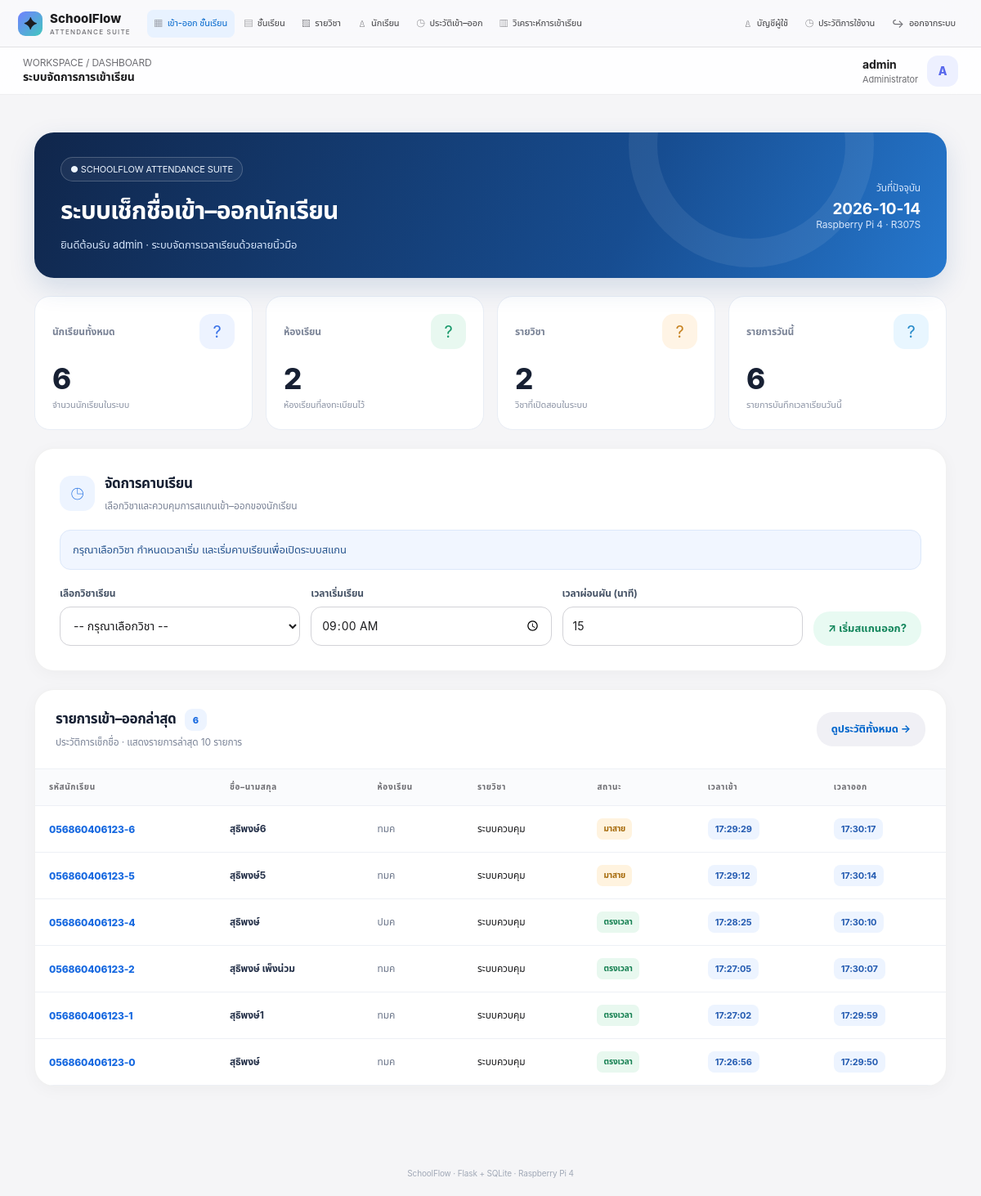
The page / (signed in) on the database its author committed.
### tables this page shows
CREATE TABLE attendance(
      id INTEGER PRIMARY KEY AUTOINCREMENT,
      student_id INTEGER NOT NULL REFERENCES students(id) ON DELETE CASCADE,
      class_id INTEGER REFERENCES classes(id) ON DELETE SET NULL,
      subject_id INTEGER REFERENCES subjects(id) ON DELETE SET NULL,
      attendance_date TEXT NOT NULL, check_in TEXT, check_out TEXT,
      method TEXT NOT NULL DEFAULT 'manual', attendance_status TEXT NOT NULL DEFAULT 'present',
      UNIQUE(student_id, attendance_date, subject_id)
    );

CREATE TABLE students(
      id INTEGER PRIMARY KEY AUTOINCREMENT, student_code TEXT UNIQUE NOT NULL,
      full_name TEXT NOT NULL, class_id INTEGER REFERENCES classes(id) ON DELETE SET NULL,
      fingerprint_id INTEGER UNIQUE, active INTEGER NOT NULL DEFAULT 1, note TEXT DEFAULT ''
    );

CREATE TABLE classes(
      id INTEGER PRIMARY KEY AUTOINCREMENT, name TEXT UNIQUE NOT NULL,
      room TEXT DEFAULT '', note TEXT DEFAULT ''
    );

CREATE TABLE subjects(
      id INTEGER PRIMARY KEY AUTOINCREMENT, name TEXT NOT NULL,
      code TEXT DEFAULT '', teacher TEXT DEFAULT '', UNIQUE(name,code)
    );

### app.py (the view, shortened to what this page needs)
@app.route("/", methods=["GET", "POST"])
@login_required
def dashboard():
    conn = get_db()
    ensure_scanner_settings(conn)
    reset_expired_class_session(conn)
    today = current_day()
    stats = {
        "students": conn.execute(
            "SELECT COUNT(*) FROM students WHERE active=1"
        ).fetchone()[0],
        "classes": conn.execute("SELECT COUNT(*) FROM classes").fetchone()[0],
        "subjects": conn.execute("SELECT COUNT(*) FROM subjects").fetchone()[0],
        "today": conn.execute(
            "SELECT COUNT(*) FROM attendance WHERE attendance_date=?", (today,)
        ).fetchone()[0],
    }
    recent = conn.execute("""SELECT a.*,s.student_code,s.full_name,
        c.name AS class_name, sub.name AS subject_name
        FROM attendance a JOIN students s ON s.id=a.student_id
        LEFT JOIN classes c ON c.id=COALESCE(a.class_id,s.class_id)
        LEFT JOIN subjects sub ON sub.id=a.subject_id
        WHERE a.attendance_date=? ORDER BY a.id DESC LIMIT 10""", (today,)).fetchall()
    settings = {
        row["setting_key"]: row["setting_value"]
        for row in conn.execute(
            "SELECT setting_key, setting_value FROM scanner_settings"
        ).fetchall()
    }
    current_subject = None
    if settings.get("active_subject_id"):
        current_subject = conn.execute(
            "SELECT id, name FROM subjects WHERE id=?",
            (int(settings["active_subject_id"]),),
        ).fetchone()
    return render_template(
        "dashboard.html",
        stats=stats,
        recent=recent,
        today=today,
        current_subject=current_subject,
        subject_options=conn.execute(
            "SELECT id, name FROM subjects ORDER BY name"
        ).fetchall(),
        session_settings=settings,
    )

### templates/dashboard.html (shortened to what this page needs)
{% extends "base.html" %}
{% block crumb %}DASHBOARD{% endblock %}
{% block content %}
<div class="dashboard">
  <section class="welcome-panel">
    <div>
      <div class="welcome-tag">● SCHOOLFLOW ATTENDANCE SUITE</div>
      <h1>ระบบเช็กชื่อเข้า–ออกนักเรียน</h1>
      <p>ยินดีต้อนรับ {{ session.get('username', 'ผู้ใช้งาน') }} · ระบบจัดการเวลาเรียนด้วยลายนิ้วมือ</p>
    </div>
    <div class="welcome-date">
      วันที่ปัจจุบัน
      <strong>{{ today }}</strong>
      <span>Raspberry Pi 4 · R307S</span>
    </div>
  </section>
  <section class="stats-grid">
    <div class="metric">
      <div class="metric-top">
        <span class="metric-label">นักเรียนทั้งหมด</span>
        <span class="metric-icon" style="background:#edf3ff;color:#3972e8">?</span>
      </div>
      <div class="metric-value">{{ stats.students }}</div>
      <div class="metric-note">จำนวนนักเรียนในระบบ</div>
    </div>
    <div class="metric">
      <div class="metric-top">
        <span class="metric-label">ห้องเรียน</span>
        <span class="metric-icon" style="background:#e8f8f0;color:#159768">?</span>
      </div>
      <div class="metric-value">{{ stats.classes }}</div>
      <div class="metric-note">ห้องเรียนที่ลงทะเบียนไว้</div>
    </div>
    <div class="metric">
      <div class="metric-top">
        <span class="metric-label">รายวิชา</span>
        <span class="metric-icon" style="background:#fff4e5;color:#c78220">?</span>
      </div>
      <div class="metric-value">{{ stats.subjects }}</div>
      <div class="metric-note">วิชาที่เปิดสอนในระบบ</div>
    </div>
    <div class="metric">
      <div class="metric-top">
        <span class="metric-label">รายการวันนี้</span>
        <span class="metric-icon" style="background:#e8f6ff;color:#2589c9">?</span>
      </div>
      <div class="metric-value">{{ stats.today }}</div>
      <div class="metric-note">รายการบันทึกเวลาเรียนวันนี้</div>
    </div>
  </section>
  <section class="card session-card">
    <div class="session-heading">
      <div class="session-heading-left">
        <div class="section-icon">◷</div>
        <div>
          <h2 class="section-title">จัดการคาบเรียน</h2>
          <div class="section-subtitle">เลือกวิชาและควบคุมการสแกนเข้า–ออกของนักเรียน</div>
        </div>
      </div>
    </div>
    {% if current_subject %}
      <div id="class-scan-status" class="scan-status">
        กำลังตรวจสอบสถานะเครื่องสแกนลายนิ้วมือ...
      </div>
      <div class="session-details">
        <div class="detail-chip">วิชา: <strong>{{ current_subject.name }}</strong></div>
        <div class="detail-chip">เวลาเริ่ม: <strong>{{ session_settings.get('class_start_time', '-') }}</strong></div>
        <div class="detail-chip">เวลาผ่อนผัน: <strong>{{ session_settings.get('late_grace_minutes', '-') }} นาที</strong></div>
        <div class="detail-chip">ช่วงสแกน:
          <strong>{% if session_settings.get('scan_phase') == 'out' %}ออก{% else %}เข้า{% endif %}</strong>
        </div>
      </div>
      <div class="session-actions">
        {% if session_settings.get('scan_phase') != 'out' %}
          <form method="post">
            <button class="secondary" name="session_action" value="checkout">↗ เริ่มสแกนออก</button>
          </form>
        {% endif %}
        <form method="post" onsubmit="return confirm('ต้องการจบคาบเรียนนี้หรือไม่?')">
          <button class="danger" name="session_action" value="end">■ จบคาบเรียน</button>
        </form>
      </div>
    {% else %}
      <div class="scan-status" style="margin-bottom:20px">
        กรุณาเลือกวิชา กำหนดเวลาเริ่ม และเริ่มคาบเรียนเพื่อเปิดระบบสแกน
      </div>
      <form method="post" class="session-form">
        <div class="field">
          <label for="subject_id">เลือกวิชาเรียน</label>
          <select id="subject_id" name="subject_id" required>
            <option value="">-- กรุณาเลือกวิชา --</option>
          </select>
        </div>
        <div class="field">
          <label for="start_time">เวลาเริ่มเรียน</label>
          <input id="start_time" type="time" name="start_time" value="09:00" required>
        </div>
        <div class="field">
          <label for="grace_minutes">เวลาผ่อนผัน (นาที)</label>
          <input id="grace_minutes" type="number" name="grace_minutes" value="15" min="0" max="180" required>
        </div>
        <button class="success" {% if not subject_options %}disabled{% endif %}>↗ เริ่มสแกนออก?</button>
      </form>
    {% endif %}
  </section>
  <section class="card recent-card">
    <div class="recent-header">
      <div>
        <h2 class="section-title">รายการเข้า–ออกล่าสุด
          <span class="record-count">{{ recent|length }}</span>
        </h2>
        <div class="section-subtitle">ประวัติการเช็กชื่อ · แสดงรายการล่าสุด 10 รายการ</div>
      </div>
      <a class="btn secondary" href="{{ url_for('attendance') }}">ดูประวัติทั้งหมด →</a>
    </div>
    <div class="tablewrap">
      <table>
        <thead>
          <tr>
            <th>รหัสนักเรียน</th>
            <th>ชื่อ–นามสกุล</th>
            <th>ห้องเรียน</th>
            <th>รายวิชา</th>
            <th>สถานะ</th>
            <th>เวลาเข้า</th>
            <th>เวลาออก</th>
          </tr>
        </thead>
        <tbody>
          {% for r in recent %}
          <tr>
            <td><span class="student-code">{{ r.student_code }}</span></td>
            <td><span class="student-name">{{ r.full_name }}</span></td>
            <td><span class="student-class">{{ r.class_name or '-' }}</span></td>
            <td>{{ r.subject_name or '-' }}</td>
            <td>
              {% if r.attendance_status == 'late' %}
                <span class="status-pill late">มาสาย</span>
              {% else %}
                <span class="status-pill">ตรงเวลา</span>
              {% endif %}
            </td>
            <td><span class="time-pill">{{ r.check_in or '-' }}</span></td>
            <td>
              {% if r.check_out %}
                <span class="time-pill">{{ r.check_out }}</span>
              {% else %}
                <span class="time-pill missing">ยังไม่ออก</span>
              {% endif %}
            </td>
          </tr>
          {% endfor %}
        </tbody>
      </table>
    </div>
  </section>
</div>
{% endblock %}

### templates/base.html (shortened to what this page needs)
<!doctype html>
<html lang="th">
<head>
</head>
<body>
{% if session.get('user_id') %}
<div class="shell"><aside class="sidebar"><div class="brand"><div class="brandmark">✦</div><div>SchoolFlow<small>ATTENDANCE SUITE</small></div></div><div class="navlabel">Workspace</div><nav class="navlinks">
<a class="{% if request.endpoint=='dashboard' %}active{% endif %}" href="{{ url_for('dashboard') }}"><span class="ico">▦</span>เข้า-ออก ชั้นเรียน</a>
<a class="{% if request.endpoint in ['classes','delete_class'] %}active{% endif %}" href="{{ url_for('classes') }}"><span class="ico">▤</span> ชั้นเรียน</a>
<a class="{% if request.endpoint in ['subjects','delete_subject'] %}active{% endif %}" href="{{ url_for('subjects') }}"><span class="ico">▧</span> รายวิชา</a>
<a class="{% if request.endpoint in ['students','toggle_student','delete_student','enroll_route'] %}active{% endif %}" href="{{ url_for('students') }}"><span class="ico">♙</span> นักเรียน</a>
<a class="{% if request.endpoint in ['attendance','export_attendance'] %}active{% endif %}" href="{{ url_for('attendance') }}"><span class="ico">◷</span> ประวัติเข้า–ออก</a>
<a class="{% if request.endpoint=='analytics' %}active{% endif %}" href="{{ url_for('analytics') }}"><span class="ico">▥</span> วิเคราะห์การเข้าเรียน</a>
</nav><div class="navlabel" style="margin-top:19px">Settings</div><nav class="navlinks">{% if session.get('role') == 'admin' %}
<a href="{{ url_for('admin_users') }}"><span class="ico">♙</span>บัญชีผู้ใช้</a>
<a href="{{ url_for('admin_audit') }}"><span class="ico">◷</span>ประวัติการใช้งาน</a>
{% endif %}
<a href="{{ url_for('logout') }}"><span class="ico">↪</span> ออกจากระบบ</a></nav></aside>
<div class="mainarea"><div class="topbar"><div><div class="crumb">WORKSPACE / {% block crumb %}OVERVIEW{% endblock %}</div><div class="welcome">ระบบจัดการการเข้าเรียน</div></div><div class="userbox"><div class="usertext"><b>{{ session.get('username','ผู้ดูแลระบบ') }}</b><small>Administrator</small></div><div class="avatar">{{ (session.get('username','A')[:1])|upper }}</div></div></div><main>{% for category,message in get_flashed_messages(with_categories=true) %}<div class="flash {{ 'error' if category=='error' else '' }}">{{ message }}</div>{% endfor %}{% block content %}{% endblock %}</main><footer>SchoolFlow · Flask + SQLite · Raspberry Pi 4</footer></div></div>
{% else %}<div class="loginpage"><main style="width:100%;max-width:480px;padding:0">{% for category,message in get_flashed_messages(with_categories=true) %}<div class="flash {{ 'error' if category=='error' else '' }}">{{ message }}</div>{% endfor %}{{ self.content() }}</main></div>{% endif %}
</body></html>

### rows shown on the page
attendance: student_code "056860406123-6", full_name "สุธิพงษ์6", name "ทมค", name "ระบบควบคุม", attendance_status "มาสาย", check_in "17:29:29", check_out "17:30:17"
attendance: student_code "056860406123-5", full_name "สุธิพงษ์5", name "ทมค", name "ระบบควบคุม", attendance_status "มาสาย", check_in "17:29:12", check_out "17:30:14"
attendance: student_code "056860406123-4", full_name "สุธิพงษ์", name "ปมค", name "ระบบควบคุม", attendance_status "ตรงเวลา", check_in "17:28:25", check_out "17:30:10"
attendance: student_code "056860406123-2", full_name "สุธิพงษ์ เพ็งน่วม", name "ทมค", name "ระบบควบคุม", attendance_status "ตรงเวลา", check_in "17:27:05", check_out "17:30:07"
attendance: student_code "056860406123-1", full_name "สุธิพงษ์1", name "ทมค", name "ระบบควบคุม", attendance_status "ตรงเวลา", check_in "17:27:02", check_out "17:29:59"
attendance: student_code "056860406123-0", full_name "สุธิพงษ์", name "ทมค", name "ระบบควบคุม", attendance_status "ตรงเวลา", check_in "17:26:56", check_out "17:29:50"

### other values the page prints
{{ session.get('username','ผู้ดูแลระบบ') }} "admin"
{{ (session.get('username','A')[:1])|upper }} "A"
{{ session.get('username', 'ผู้ใช้งาน') }} "admin"
{{ today }} "2026-10-14"
{{ stats.students }} "6"
{{ stats.classes }} "2"
{{ stats.subjects }} "2"
{{ stats.today }} "6"
{{ recent|length }} "6"
